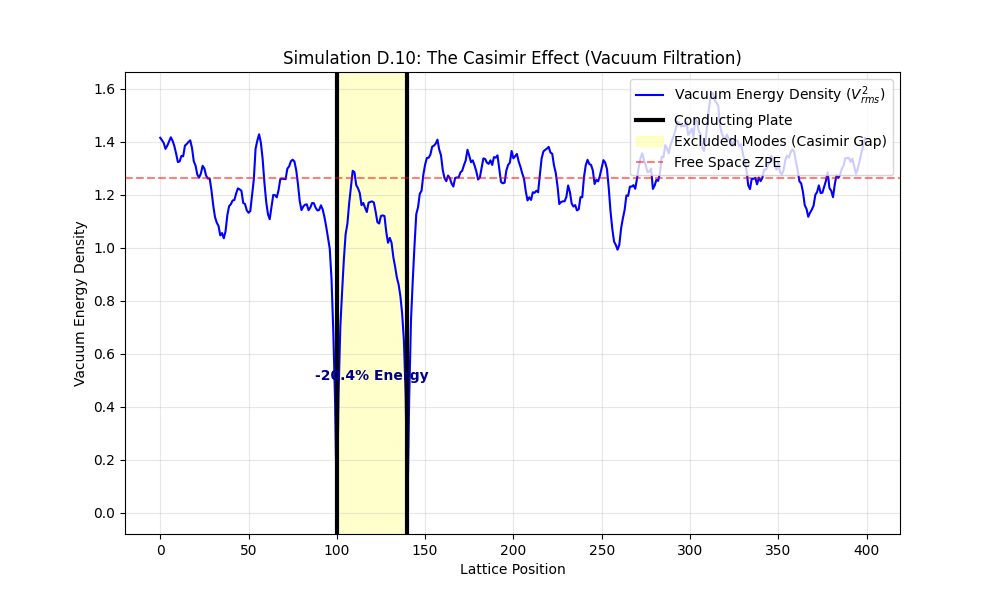

Reproduce this figure in Python.
import numpy as np
import matplotlib.pyplot as plt

def simulate_casimir_effect():
    print("Initializing Vacuum Substrate...")
    
    # 1. Setup 1D Lattice
    Nx = 400
    u = np.zeros(Nx)       # Voltage/Displacement
    u_prev = np.zeros(Nx)
    
    # 2. Define Plates (Conducting Boundaries -> V=0)
    # Plate 1 at 100, Plate 2 at 140 (Gap = 40 nodes)
    p1_idx = 100
    p2_idx = 140
    
    # 3. Simulation Parameters
    c = 1.0
    dt = 0.5 # CFL stability < 1.0
    steps = 4000
    
    # Accumulators for RMS measurement
    energy_sum = np.zeros(Nx)
    
    print(f"Simulating Quantum Vacuum Noise for {steps} steps...")
    
    for t in range(steps):
        # A. Wave Equation (1D FDTD)
        # u_next = 2u - u_prev + c^2 * dt^2 * Laplacian
        lap = np.roll(u, 1) + np.roll(u, -1) - 2*u
        
        # Add Damping (to stabilize the noise equilibrium)
        damping = 0.99 
        u_next = (2.0*u - u_prev + (c*dt)**2 * lap) * damping
        
        # B. Inject Quantum Foam (ZPE)
        # Add small random noise to EVERY node
        noise = np.random.normal(0, 0.05, Nx)
        u_next += noise
        
        # C. Apply Boundary Conditions (The Plates)
        # Conducting plates short the vacuum to ground (V=0)
        u_next[p1_idx] = 0.0
        u_next[p2_idx] = 0.0
        
        # Cycle buffers
        u_prev = u.copy()
        u = u_next.copy()
        
        # D. Accumulate Energy (after settling time)
        if t > 500:
            energy_sum += u**2

    # 4. Calculate Average Energy Density
    avg_energy = energy_sum / (steps - 500)
    
    # 5. Visualization
    plt.figure(figsize=(10, 6))
    
    # Plot Energy Density
    plt.plot(avg_energy, 'b-', linewidth=1.5, label="Vacuum Energy Density ($V_{rms}^2$)")
    
    # Draw Plates
    plt.axvline(x=p1_idx, color='k', linewidth=3, linestyle='-', label="Conducting Plate")
    plt.axvline(x=p2_idx, color='k', linewidth=3, linestyle='-')
    
    # Highlight the "Casimir Gap"
    plt.axvspan(p1_idx, p2_idx, color='yellow', alpha=0.2, label="Excluded Modes (Casimir Gap)")
    
    # Theoretical Baseline (External Vacuum)
    baseline = np.mean(avg_energy[:50])
    plt.axhline(y=baseline, color='r', linestyle='--', alpha=0.5, label="Free Space ZPE")
    
    plt.title("Simulation D.10: The Casimir Effect (Vacuum Filtration)")
    plt.xlabel("Lattice Position")
    plt.ylabel("Vacuum Energy Density")
    plt.legend(loc='upper right')
    plt.grid(True, alpha=0.3)
    
    # Annotation
    gap_energy = np.mean(avg_energy[p1_idx:p2_idx])
    percent_drop = 100 * (1 - gap_energy/baseline)
    plt.text((p1_idx+p2_idx)/2, gap_energy/2, f"-{percent_drop:.1f}% Energy", 
             ha='center', fontweight='bold', color='darkblue')
    
    plt.show()

if __name__ == "__main__":
    simulate_casimir_effect()
